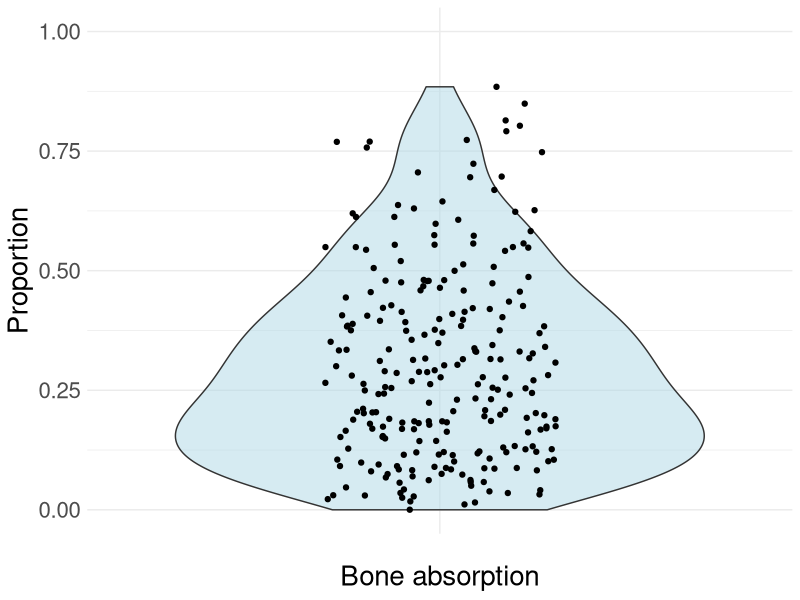
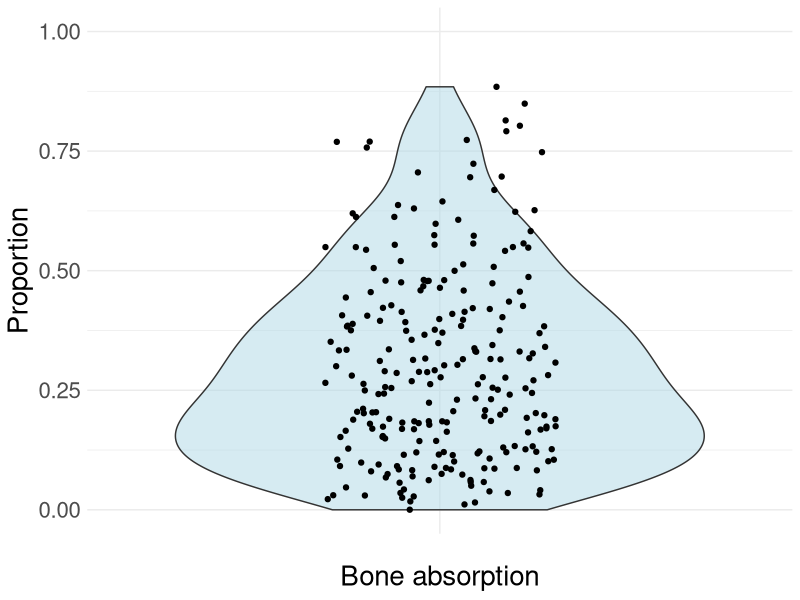

Recreate these plots in R, in order.
## ---- chunk 1

white_pixels <- readLines("white_pixels.txt")

## ---- chunk 2

library(ggplot2)

# Convert white_pixels to numeric
white_pixels <- as.numeric(white_pixels)

# Create a data frame with a single column
df <- data.frame(white_pixels)

# Create the box and whisker plot
p = ggplot(df, aes(x = "", y = white_pixels)) +
    geom_violin(alpha = .5, fill = 'lightblue') +
    geom_point(position = position_jitter(seed = 1, width = 0.2)) +
    ylim(0, 1) +
    theme_minimal() +
    ylab('Proportion') + 
    xlab('Bone absorption') +
    theme(text = element_text(size = 20))
p

## ---- chunk 3

# save the plot as 'imbalance.png'
ggsave("imbalance.png", p)

